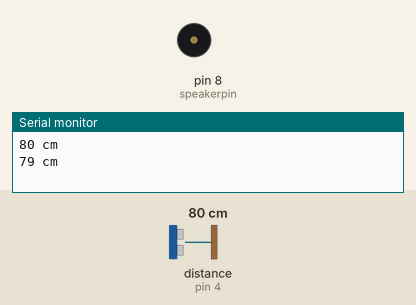
Simulated run of this sketch. Board: Arduino Uno, built with avr-gcc and run on an emulated ATmega328P. Parts: buzzer (waves = sounding, pin HIGH), the last lines printed to the serial monitor. Wiring (inferred from the names in the program): ultrasonic range finder: trigger pin 5; echo pin 4. Inputs (shaded band) come from the test bench; at power-on: distance to the obstacle (sensor on pin 4) 80 cm. The echo pulse lasts 58.3 µs per cm; pins used as bus, display or sensor lines are not drawn.

Above: at 1.8 s.
1.9 s: distance to the obstacle (sensor on pin 4) set to 8 cm
At 2.29 s:
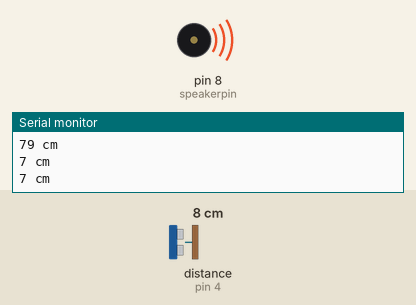
5.4 s: distance to the obstacle (sensor on pin 4) set to 5 cm
At 6.8 s:
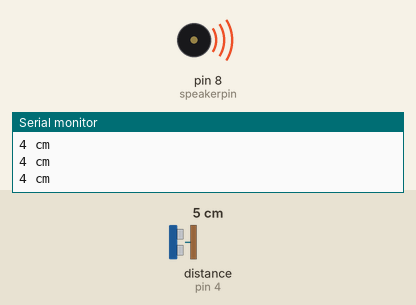
9.5 s: distance to the obstacle (sensor on pin 4) set to 9 cm
At 9.79 s:
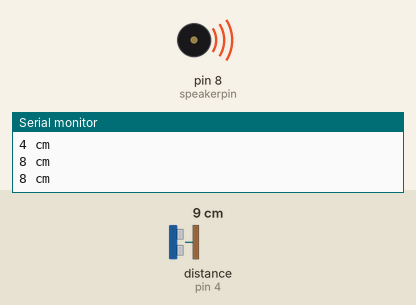
13.0 s: distance to the obstacle (sensor on pin 4) set to 2 cm
At 14.3 s:
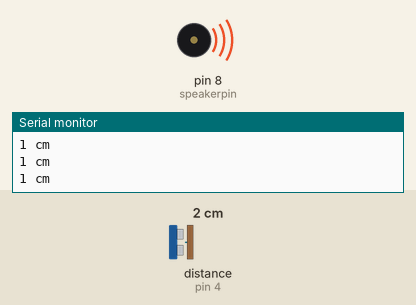
Timing chart, 0 to 15.5 s (numbered marks = the images above; inputs shaded):
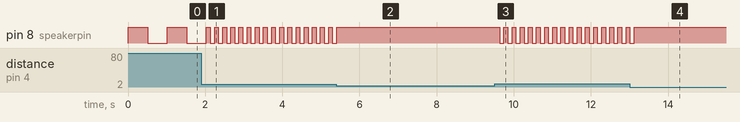

The sketch:

test_ultra_sound.ino.ino
```cpp
int trigPin = 5;    // 超音波感測器 Trig腳接 Arduino pin 11
int echoPin = 4;    //超音波感測器 Echo 腳接 Arduino pin 12
int speakerpin = 8;  //蜂鳴器 + 腳接 Arduino pin 7
long duration, cm ;  //宣告計算距離時，需要用到的兩個實數


// 電晶體1384半圓朝上 BCE
void setup() {
  Serial.begin (9600);           //設定序列埠監控視窗 (Serial Monitor) 和 Arduino資料傳輸速率為 9600 bps (Bits Per Second)
  pinMode(trigPin, OUTPUT);      //Arduino 對外啟動距離感測器Trig腳，射出超音波
  pinMode(echoPin, INPUT);       //超音波被障礙物反射後，Arduino讀取感測器Echo腳的時間差
  pinMode(speakerpin, OUTPUT);   //Arduino對蜂鳴器送出電壓，使其鳴叫
}

void loop()
{                                  //程式計算出距離值 cm
  digitalWrite(trigPin, LOW);
  delayMicroseconds(5);
  digitalWrite(trigPin, HIGH);
  delayMicroseconds(10);
  digitalWrite(trigPin, LOW);
  pinMode(echoPin, INPUT);
  duration = pulseIn(echoPin, HIGH);
  cm = (duration/2) / 29.1;

  Serial.print(cm);     //印出距離值 cm 在序列埠監控顯示器 單位公分
  Serial.println(" cm");

   if (cm <= 5) {                       //距離小於5公分，蜂鳴器一直叫
    digitalWrite(speakerpin, HIGH);
    // digitalWrite(rightMotor, HIGH);
    // digitalWrite(leftMotor, HIGH);
    delay (20);
      }
  if (cm > 5 && cm <= 15) {             //距離介於5到15公分，蜂鳴器斷斷續續叫，每次0.1秒
    digitalWrite(speakerpin, HIGH);
    // digitalWrite(rightMotor, HIGH);
    // digitalWrite(leftMotor, HIGH);

    delay (100);
    digitalWrite(speakerpin, LOW);
    delay (100);
   }
  if (cm > 15){                        // 距離大於15公分，蜂鳴器斷斷續續叫，每次0.5秒
    digitalWrite(speakerpin, HIGH);
    // digitalWrite(rightMotor, HIGH);
    // digitalWrite(leftMotor, HIGH);
    delay (500);
    digitalWrite(speakerpin, LOW);
    delay (500);
      }
  delay(10);
  }
```

Measured:
- the behaviour switches between 7 and 6 cm on distance to the obstacle (sensor on pin 4) (found by bisection; images 1 and 2)
- after the input at 1.9 s, pin 8 (speakerpin): alternates HIGH for 0.10 s and LOW for 0.11 s, starting after 0.23 s
- after the input at 5.4 s, pin 8 (speakerpin): goes on until 5.4 s, then stays HIGH
- after the input at 9.5 s, pin 8 (speakerpin): alternates HIGH for 0.10 s and LOW for 0.11 s, starting after 0.13 s
- after the input at 13.0 s, pin 8 (speakerpin): goes on until 13.1 s, then stays HIGH
- by itself, pin 8 (speakerpin): alternates HIGH for 0.50 s and LOW for 0.52 s
